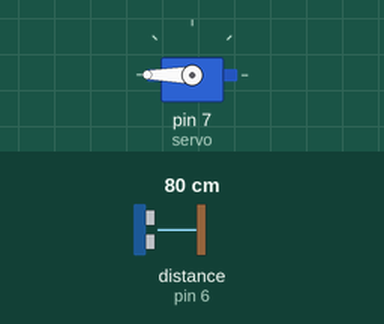
Simulated run of this sketch. Board: Arduino Uno, built with avr-gcc and run on an emulated ATmega328P. Parts: servo. Wiring (inferred from the names in the program): ultrasonic range finder: trigger pin 5; echo pin 6. The test bench sets the inputs (shaded band); at power-on: distance to the obstacle (sensor on pin 6) 80 cm. The echo pulse lasts 58.3 µs per cm.

Above: at 1.3 s.
1.4 s: distance to the obstacle (sensor on pin 6) set to 44 cm
2.9 s: distance to the obstacle (sensor on pin 6) set to 36 cm
At 3.9 s:
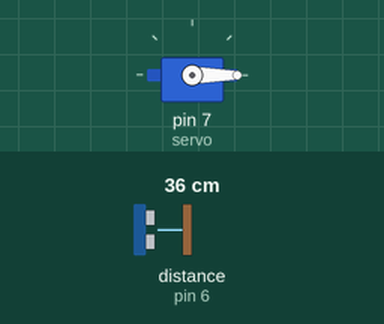
4.5 s: distance to the obstacle (sensor on pin 6) set to 60 cm
At 5.6 s:
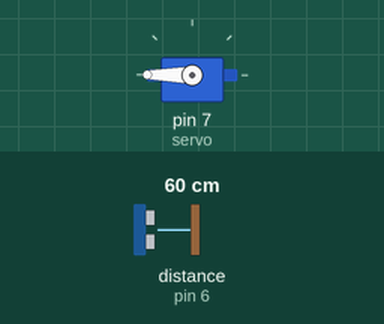
6.5 s: distance to the obstacle (sensor on pin 6) set to 2 cm
At 7.1 s:
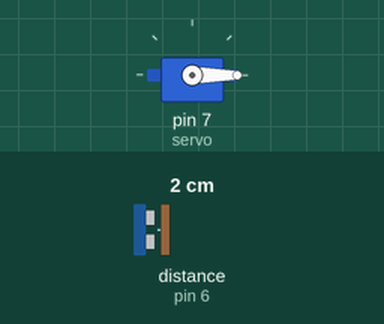
Timing chart, 0 to 9.0 s (numbered marks = the images above; inputs shaded):
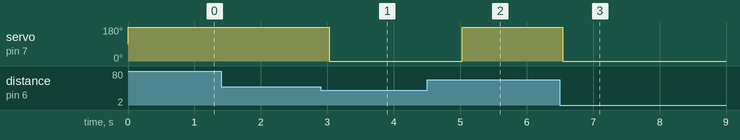

The sketch:

Code.ino
```cpp
#include <Servo.h>
const int trigPin = 5;
const int echoPin = 6;
Servo servo;

void setup() {

  Serial.begin(9600);
   pinMode(trigPin, OUTPUT);
   pinMode(echoPin, INPUT);
   servo.attach(7);
}
void loop() {
  long duration, distance;
  digitalWrite(trigPin, LOW);
  delayMicroseconds(2);
  digitalWrite(trigPin, HIGH);
  delayMicroseconds(10);
  digitalWrite(trigPin, LOW);
  duration= pulseIn(echoPin, HIGH);
  distance= (duration/2) / 29.1;
  if (distance < 40) {
    servo.write(0);
    delay(1500);
    } else {
      servo.write(180);
    }
      delay(500);
}
```

Measured:
- the behaviour switches between 41 and 40 cm on distance to the obstacle (sensor on pin 6) (found by bisection; images 0 and 1)
- after the input at 1.4 s, every drawn part: stays the same
- after the input at 2.9 s, servo on pin 7 (servo): 180° → 0° after 0.13 s
- after the input at 4.5 s, servo on pin 7 (servo): 0° → 180° after 0.53 s
- after the input at 6.5 s, servo on pin 7 (servo): 180° → 0° at once
